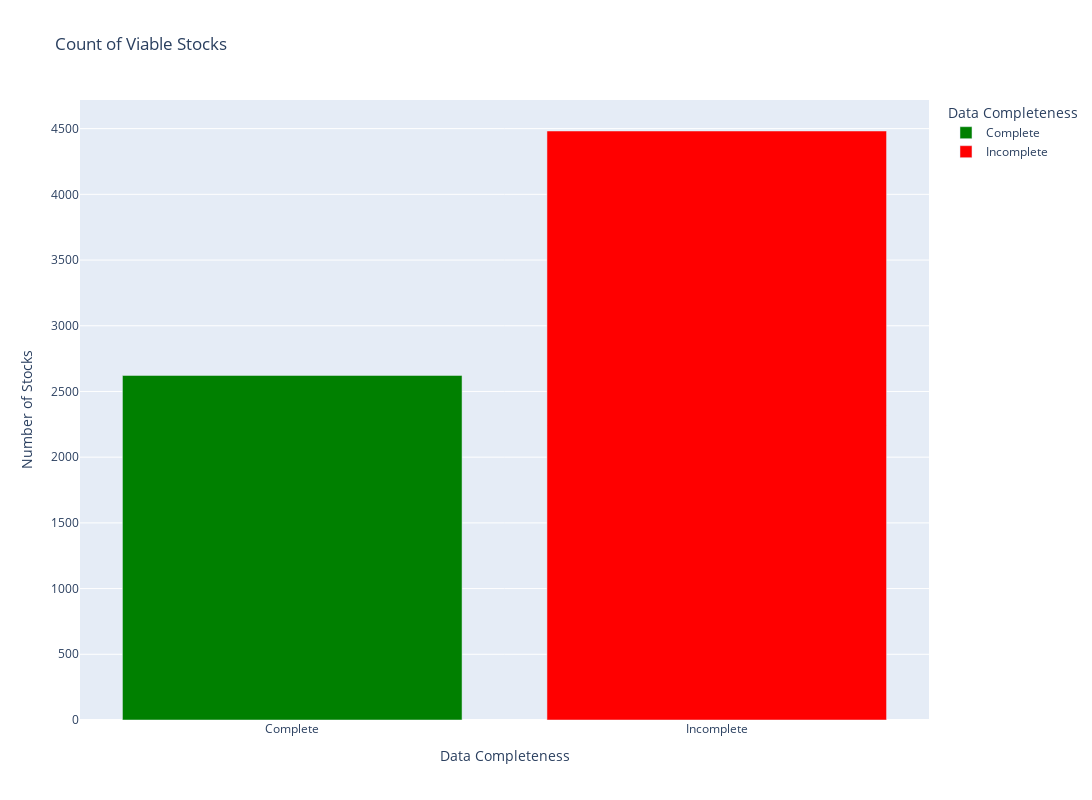

The cell this chart's notebook holds for it:
### Code cell
# Visualize how much of the data is complete within the time range
plot = plot_data_viability('./data/unprocessed/')
plot.show()

### Figure 1 — Plotly figure (JSON) as saved in the notebook; plotly's stock layout.template omitted (floating-point values rounded to 4 significant figures)
{"data": [{"alignmentgroup": "True", "hovertemplate": "Data Completeness=%{x}<br>Number of Stocks=%{y}<extra></extra>", "legendgroup": "Complete", "marker": {"color": "green", "pattern": {"shape": ""}}, "name": "Complete", "offsetgroup": "Complete", "orientation": "v", "showlegend": true, "textposition": "auto", "type": "bar", "x": ["Complete"], "xaxis": "x", "y": [2622], "yaxis": "y"}, {"alignmentgroup": "True", "hovertemplate": "Data Completeness=%{x}<br>Number of Stocks=%{y}<extra></extra>", "legendgroup": "Incomplete", "marker": {"color": "red", "pattern": {"shape": ""}}, "name": "Incomplete", "offsetgroup": "Incomplete", "orientation": "v", "showlegend": true, "textposition": "auto", "type": "bar", "x": ["Incomplete"], "xaxis": "x", "y": [4482], "yaxis": "y"}], "layout": {"barmode": "relative", "height": 800, "legend": {"title": {"text": "Data Completeness"}, "tracegroupgap": 0}, "title": {"text": "Count of Viable Stocks"}, "width": 1200, "xaxis": {"anchor": "y", "categoryarray": ["Complete", "Incomplete"], "categoryorder": "array", "domain": [0, 1], "title": {"text": "Data Completeness"}}, "yaxis": {"anchor": "x", "domain": [0, 1], "title": {"text": "Number of Stocks"}}}}
